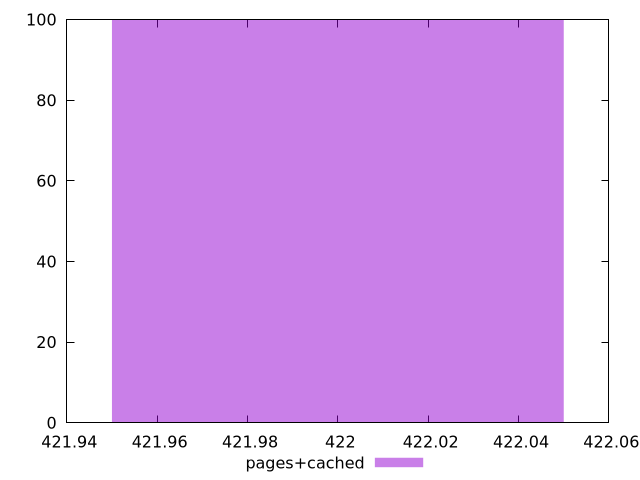

Recreate this plot in gnuplot.
$_pagesCached <<EOF
422 100
EOF
set key outside below
set terminal pngcairo
set output "report_00005_2020-11-02T22-26-11.212Z/dom-size/pages+cached//raw_hist.png"
set yrange [0:100]
set boxwidth 0.1
set style fill transparent solid 0.5 noborder
plot $_pagesCached title "pages+cached" with boxes ,
